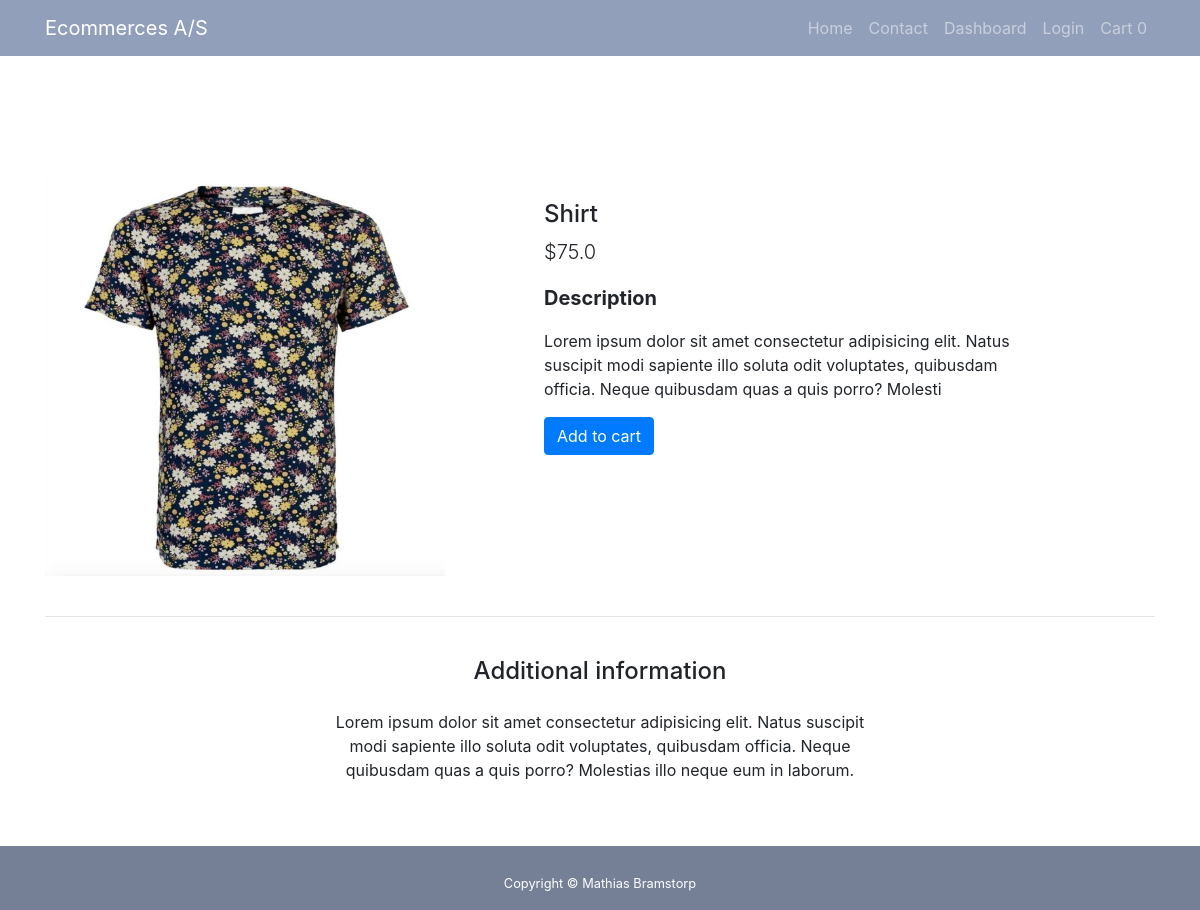
/product/1/, run on the app's committed database.
### accounts/models.py (models this page shows, shortened)
class Product(models.Model):
    STOCK_STATUS = (
        ("In Stock", "In Stock"),
        ("Not in Stock", "Not in Stock")
    )
    name = models.CharField(max_length=200, null=True)
    price = models.FloatField(null=True)
    description = models.CharField(max_length=200, null=True)
    product_pic = models.ImageField(default="DefaultProfilePic.jpg", blank=True, null=True)
    category = models.ForeignKey(Category, null=True, on_delete=models.SET_NULL)
    status = models.CharField(max_length=200, null=True, choices=STOCK_STATUS)
    data_created = models.DateTimeField(auto_now_add=True, null=True)

### accounts/views.py (the view)
# urls.py: path("product/<str:pk>/", views.product, name="product"),
def product(request, pk):
	if request.user.is_authenticated:
		customer = request.user.customer
		order, created = Order.objects.get_or_create(customer=customer, complete=False)
		items = order.orderitem_set.all()
		cartItems = order.get_cart_items
	else:
		items = []
		order = {"get_cart_total":0, "get_cart_items": 0}
		cartItems = order["get_cart_items"]
	product = Product.objects.get(id=pk)
	context = {"product": product, "order": order, "items": items, "cartItems": cartItems}
	return render(request, "accounts/viewproduct.html", context)

### accounts/templates/accounts/viewproduct.html (shortened to what this page needs)
{%  extends 'accounts/base.html' %}
{% block content %}
<main class="mt-5 pt-4">
  <div class="container dark-grey-text mt-5">
    <div class="row wow fadeIn">
      <div class="col-md-5 mb-4">
        <img src="{{ product.product_pic.url }}" class="img-fluid product-pic" alt="">
      </div>
      <div class="col-md-6 mb-4">
        <div class="p-4">
          <h4>{{ product.name }}</h4>
          <p class="lead">
            <span class="mr-1">
            <span>${{ product.price }}</span>
          </p>
          <p class="lead font-weight-bold">Description</p>
          <p>{{ product.description }}</p>
          <form class="d-flex justify-content-left">
            <button data-action="add" data-product={{product.id}} type="button" class="btn btn-primary update-cart add-btn">Add to cart</button>
          </form>
        </div>
      </div>
    </div>
    <hr>
    <div class="row d-flex justify-content-center wow fadeIn">
      <div class="col-md-6 text-center">
        <h4 class="my-4 h4">Additional information</h4>
        <p>Lorem ipsum dolor sit amet consectetur adipisicing elit. Natus suscipit modi sapiente illo soluta odit
          voluptates,
          quibusdam officia. Neque quibusdam quas a quis porro? Molestias illo neque eum in laborum.</p>
      </div>
    </div>
    <div class="row wow fadeIn">
      <div class="col-lg-4 col-md-12 mb-4">
      </div>
      <div class="col-lg-4 col-md-6 mb-4">
      </div>
      <div class="col-lg-4 col-md-6 mb-4">
      </div>
    </div>
  </div>
</main>
{% endblock %}

### static/css/modern-business.css (style rules this page uses)
body { padding-top: 56px; }

### static/css/main.css (style rules this page uses)
.product-pic { max-width: 400px; max-height:400px; }
html, body, header, .carousel { height: 60vh; }
.view,body,html { height:100% }

### data on the page
Product: product_pic (picture), name "Shirt", price "75.0", description "Lorem ipsum dolor sit amet consectetur adipisicing elit. Natus suscipit modi sapiente illo soluta odit voluptates, quibusdam officia. Neque quibusdam quas a quis porro? Molesti"

### other printed values
{{ cartItems }} "0"
